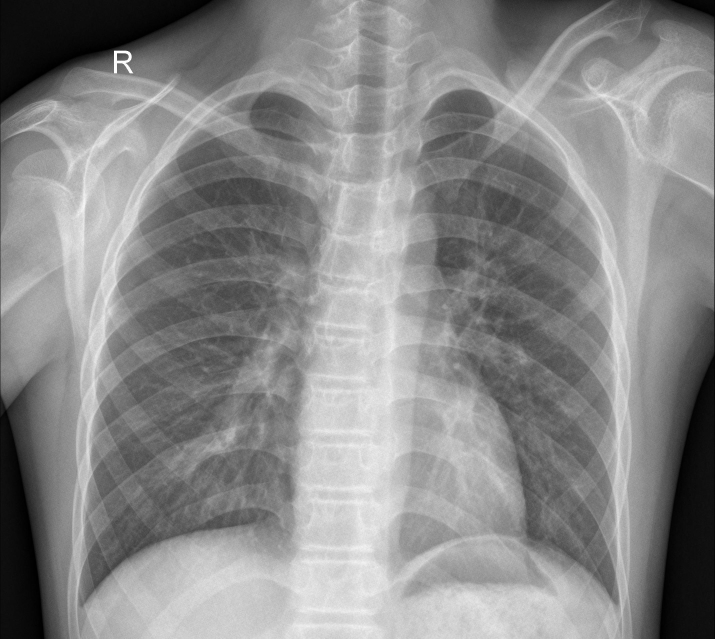
#> input picture chest_Xray/chest_Xray/test/NORMAL/IM-0011-0001-0001.jpeg, 2144 x 1916 px, given as the content of the folder ./chest_Xray/train, which was not available (shown at 1/3 size)
$ jupyter execute --allow-errors chest_xray_other_models.ipynb   (shell and % lines are left out)   (text cells are left out)
#> lines starting #> are read from the running program, lines starting #| are printed output that depends on the picture; pictures that were not available may be replaced by others from this repository, and a replacement may not be noted
[cell 1]
import os
import numpy as np
import pandas
import seaborn as sns
import matplotlib.pyplot as plt
import matplotlib.cbook as cbook
from PIL import Image
from sklearn.ensemble import ExtraTreesClassifier
import cv2
import pandas as pd
from sklearn.model_selection import cross_val_score, cross_val_predict
from sklearn.metrics import roc_auc_score, roc_curve, confusion_matrix

[cell 2]
TEST_PATH = "./chest_Xray/test"
TRAIN_PATH = "./chest_Xray/train"
VAL_PATH = "./chest_Xray/val"

[cell 3]
def create_dataset(PATH):
    X = []
    Y = []
    for elem in os.listdir(PATH):
        is_pneumonia = 0.
        if elem == "PNEUMONIA":
            is_pneumonia = 1.
        try:
            for filename in os.listdir(PATH + "/" + elem):
                try:
                    path = PATH + "/" + elem + "/"
                    img = cv2.imread(str(path+filename))
                    img = cv2.resize(img, (224,224))
                    img = img.astype(np.float32)/255.
                    X.append(img)
                    Y.append(is_pneumonia)
                except:
                    print(filename + " failed")
                    pass
        except:
            pass
    X = np.array(X).reshape(-1, 224*224*3)
    Y = np.array(Y)
    return X, Y

[cell 4]
train_X, train_Y = create_dataset(TRAIN_PATH)
#> in create_dataset, img is the input picture: shape (1916, 2144, 3); min 0, max 255, mean 137.1
#> in create_dataset, `img = cv2.resize(img, (224,224))`:
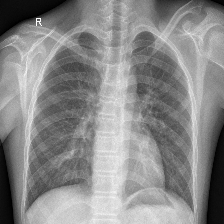
#> img: shape (224, 224, 3); min 0, max 255, mean 137
#> train_Y = [0]
val_X, val_Y = create_dataset(VAL_PATH)
#> val_Y = [0]
test_X, test_Y = create_dataset(TEST_PATH)
#> pass 2 of the loop in create_dataset, `for elem in os.listdir(PATH):`:
#> is_pneumonia = 0
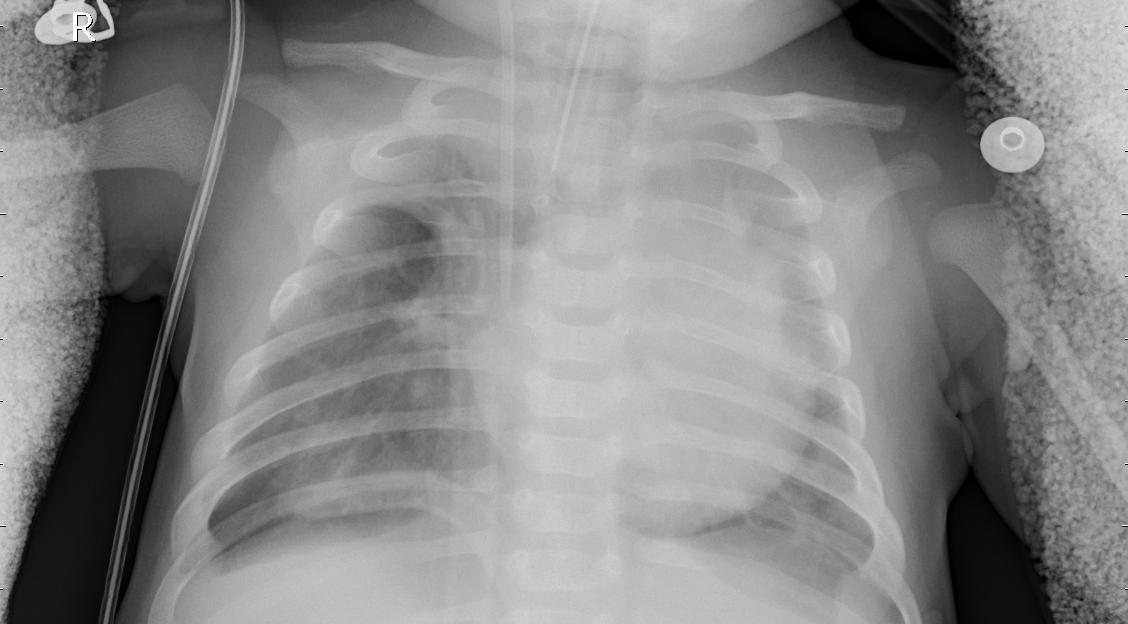
#> input picture chest_Xray/chest_Xray/test/PNEUMONIA/person100_bacteria_478.jpeg, 1128 x 624 px
#> in create_dataset, img is the input picture: shape (624, 1128, 3); min 0, max 255, mean 135.3
#> in create_dataset (call 3), `img = cv2.resize(img, (224,224))`:
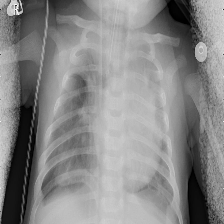
#> img: shape (224, 224, 3); min 0, max 253, mean 135.2

[cell 5]
# PLOT POUMONS
labels = ["Normal", "Pneumonia"]

plt.figure(figsize=(10,6))
plt.title("Poumons malades / Poumons sains (train)")
sns.countplot(train_Y.astype(int), palette=sns.color_palette("pastel"))

plt.figure(figsize=(10,6))
plt.title("Poumons malades / Poumons sains (val)")
sns.countplot(val_Y.astype(int), palette=sns.color_palette("pastel"))

plt.figure(figsize=(10,6))
plt.title("Poumons malades / Poumons sains (test)")
sns.countplot(test_Y.astype(int), palette=sns.color_palette("pastel"))
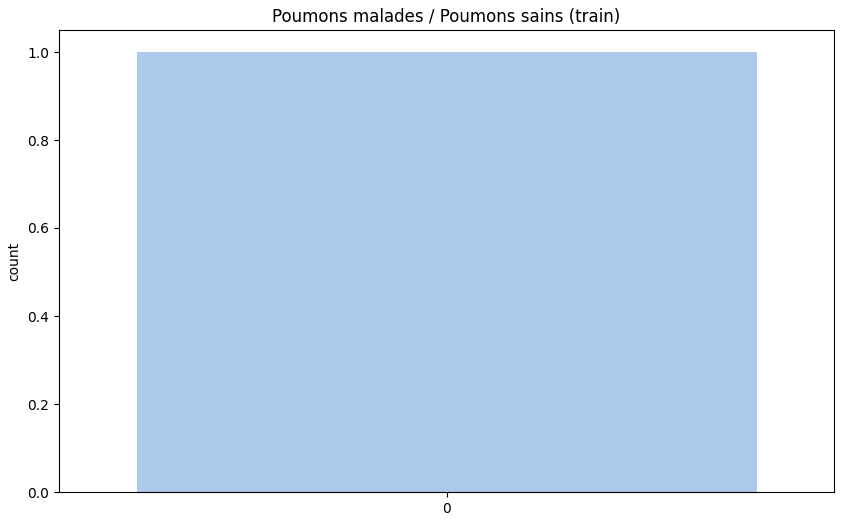
#> figure drawn by matplotlib, 1 panel
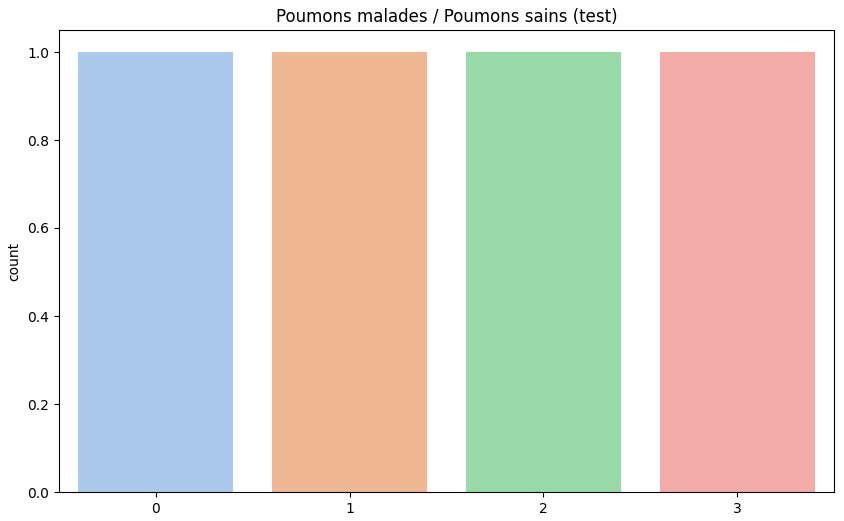
#> figure drawn by matplotlib, 1 panel
